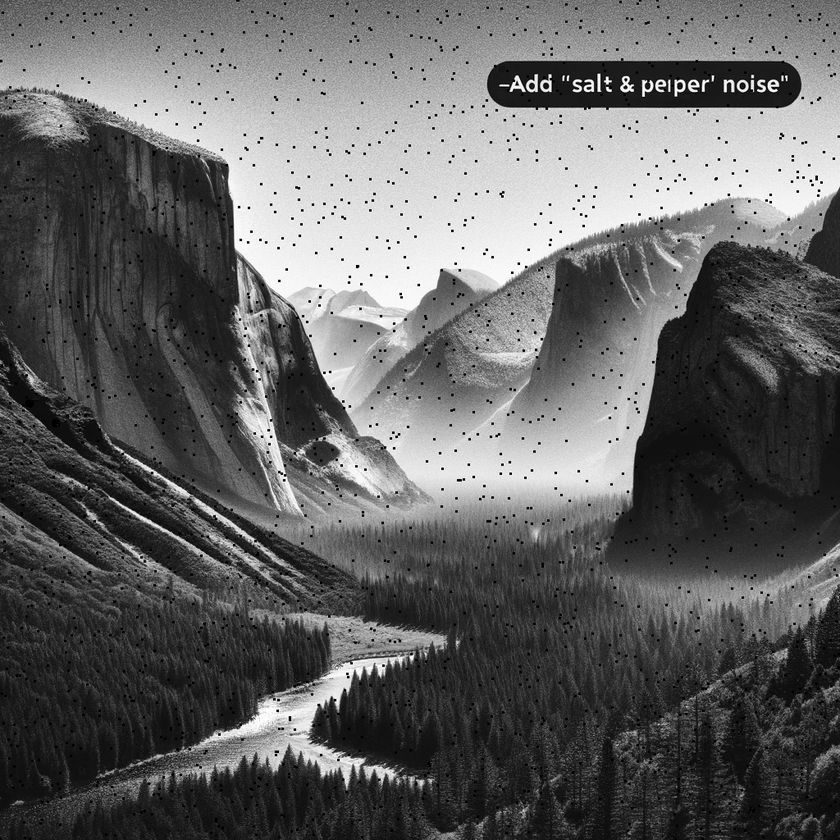
#> input picture Contraharmonic Mean/image_1.png, 840 x 840 px, shrunk from 1024 x 1024 before the run, found by its file name
$ python contraharmonic_mean.py
#> lines starting #> are read from the running program, lines starting #| are printed output that depends on the picture
#> further down, image is the input picture: shape (840, 840); min 0, max 255, mean 99.6
import numpy as np
import cv2
from scipy import ndimage
import matplotlib.pyplot as plt

def contraharmonic_mean_filter(image, kernel_size, q):
    """
    Apply the contraharmonic mean filter to an image.

    This filter is useful in image processing for noise reduction,
    especially in cases where the noise is of a particular type (salt-and-pepper noise).
    It calculates the ratio of the sum of the pixels raised to the power of q to the sum of the pixels raised to the power of q-1.

    :param image: Input image array (should be in grayscale).
    :param kernel_size: Size of the kernel (must be odd).
    :param q: Order of the filter. Positive q values target pepper noise, negative q values target salt noise.
    :return: Filtered image.
    """
#> called with kernel_size = 3, q = 1.5
    # Convert the image to float for accurate computation
    image = image.astype(float)

    # Apply the contraharmonic mean filter
    numerator = ndimage.generic_filter(image, lambda x: (x**q).sum(), size=kernel_size)
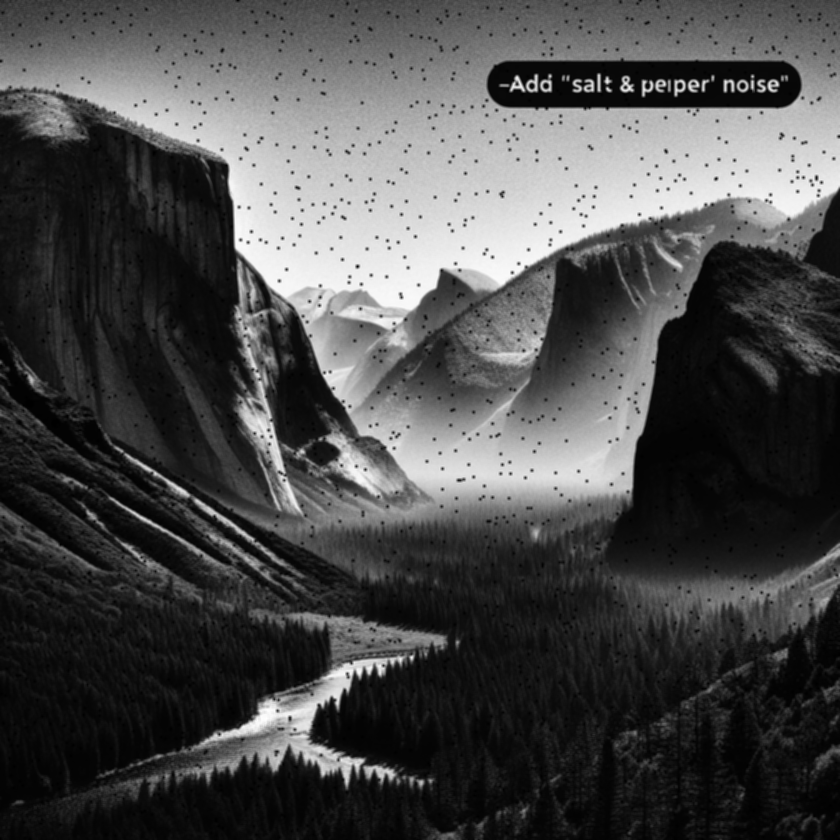
#> numerator: shape (840, 840) float64; min 0, max 36147, mean 10712.6; drawn with min black and max white
    denominator = ndimage.generic_filter(image, lambda x: (x**(q-1)).sum(), size=kernel_size)
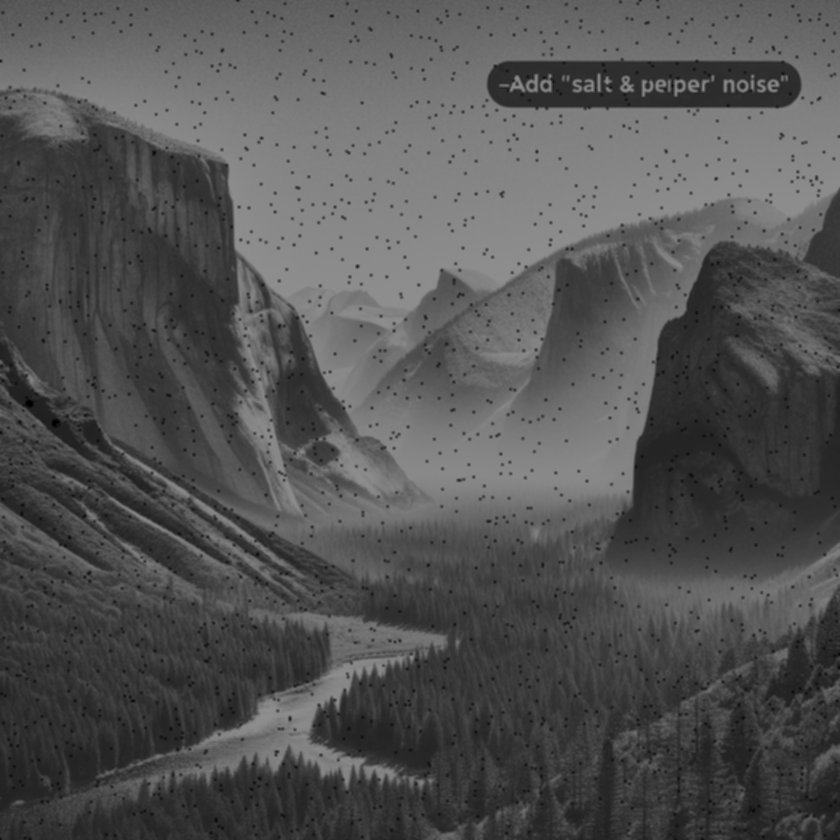
#> denominator: shape (840, 840) float64; min 0, max 143.1, mean 83.3

    # Avoid division by zero
    result = np.where(denominator != 0, numerator / denominator, 0)

    return result.astype(np.uint8)

# Example usage of the function
# Load an example image
image_path = './Contraharmonic Mean/image_1.png'
image = cv2.imread(image_path, cv2.IMREAD_GRAYSCALE)


# Apply contraharmonic mean filter
q_value = 1.5  # Adjust q value based on the type of noise
kernel_size = 3  # A typical choice for kernel size
filtered_image = contraharmonic_mean_filter(image, kernel_size, q_value)

# Save the image
cv2.imwrite('./Contraharmonic Mean/filtered_image.png', filtered_image)

# Display the original and filtered images
plt.figure(figsize=(15, 5))
plt.subplot(121), plt.imshow(image, cmap='gray'), plt.title('Original Image'), plt.axis('off')
plt.subplot(122), plt.imshow(filtered_image, cmap='gray'), plt.title('Filtered Image'), plt.axis('off')
plt.show()
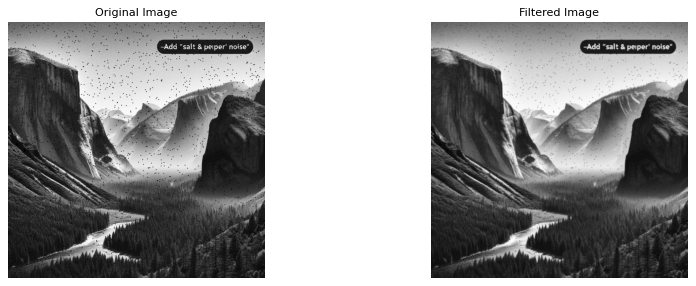
#> figure drawn by matplotlib, 2 panels
